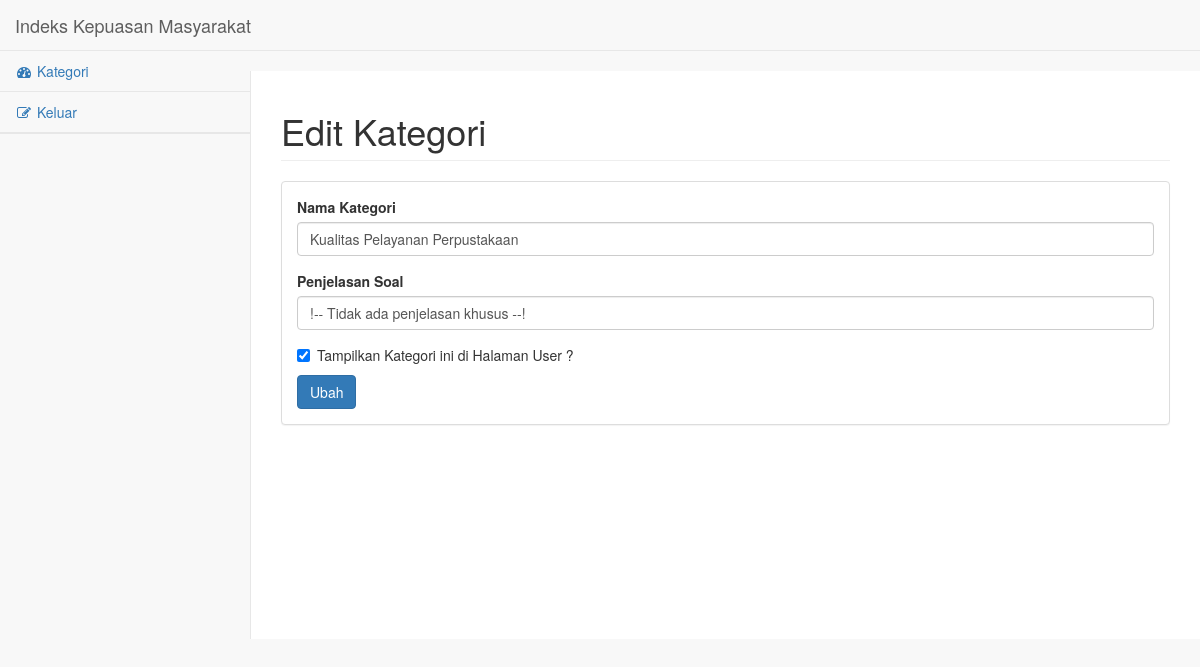
Page /admin/editkategori.php?idkategorisend=153 on the committed database.
### tables this page shows
CREATE TABLE `kategori` (
  `id_kategori` int(11) NOT NULL,
  `nama_kategori` varchar(50) NOT NULL,
  `persyaratan` text NOT NULL,
  `status` tinyint(1) DEFAULT '0'
);

### admin/editkategori.php (the view, shortened to what this page needs)
<?php
    require 'sideindex.php';
    $id_kategorisend=$_GET['idkategorisend'];
?>
<?php
    echo $id_kategorisend;
?>
<div id="page-wrapper">
            <div class="row">
                <div class="col-lg-12">
                    <h1 class="page-header">Edit Kategori</h1>
                </div>
            </div>
            <div class="row">
                <div class="col-lg-12">
                    <div class="panel panel-default">
                        <div class="panel-body">
                            <div class="row">
                                <div class="col-lg-12">
                                    <form role="form" method='POST' action='ubahproses.php?idkategorisend=<?php echo $id_kategorisend;?>'>
                                        <div class="form-group">
                                            <label>Nama Kategori</label>
                                             <?php
                                                include 'connect.php';
                                                $query2 = mysqli_query($connect,"SELECT * from kategori WHERE id_kategori='$id_kategorisend'");
                                                while ($data2 =mysqli_fetch_array($query2)) {?>
                                                <?php
                                                    $namakategori=$data2['nama_kategori'];
                                                    $penjelasan=$data2['persyaratan'];
                                                    $status=$data2['status'];
                                                }?>
                                                 <input class="form-control" name="nama" value="<?php echo $namakategori;?>">
                                        </div>
                                        <div class="form-group">
                                            <label>Penjelasan Soal</label>
                                            <input type="textarea" class="form-control" rows="3" name="penjelasan" value="<?php echo $penjelasan;?>">
                                        </div>
                                        <div class="checkbox">
                                            <?php
                                            if($status!=0){?>
                                        <?php
                                            echo '<label><input type="checkbox" name="status" value="1" checked="">Tampilkan Kategori ini di Halaman User ?</label>';
                                            }else {?>
                                        <?php
                                             echo '<label><input type="checkbox" name="status" value="1" >Tampilkan Kategori ini di Halaman User ?</label>';
                                            }
                                            ?>
                                        </div>
                                            <button type="submit" class="btn btn-primary">Ubah</button>
                                    </form>
                                </div>
                            </div>
                        </div>
                    </div>
                </div>
            </div>
</div>

### rows in the picture
kategori: nama "Kualitas Pelayanan Perpustakaan", penjelasan "!-- Tidak ada penjelasan khusus --!"

### other values in the picture
$id_kategorisend "153"
